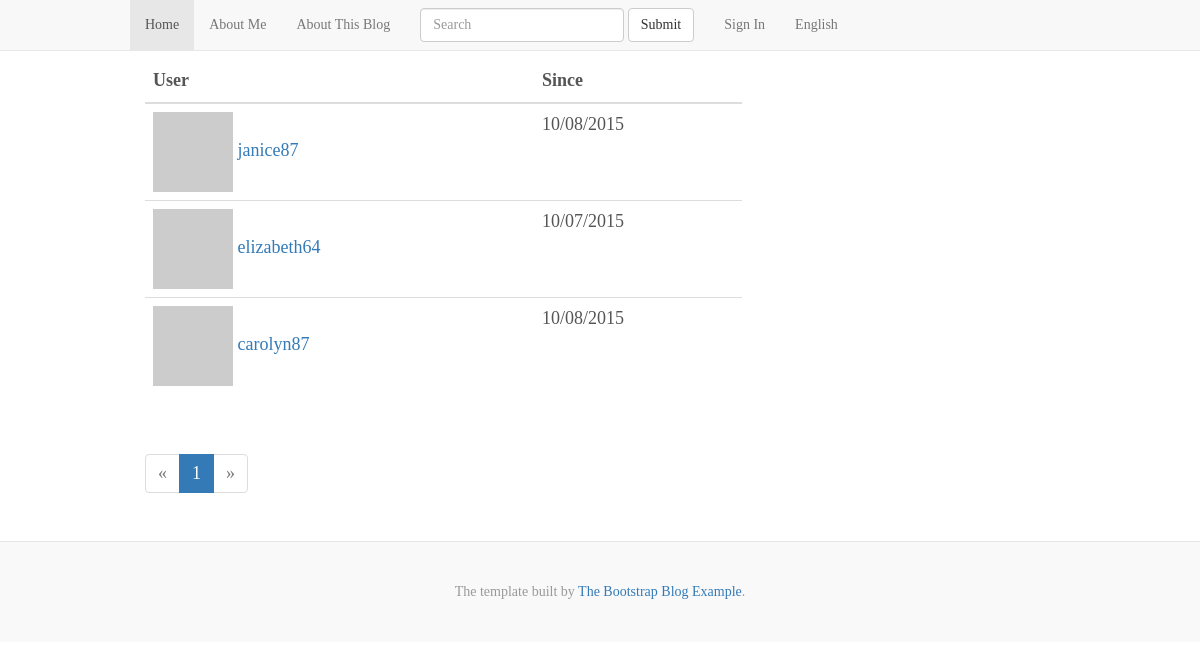
Screenshot of /followed_by/sguzch with the database file from the repository.
### app/models.py (models this page shows, shortened)
class User(UserMixin, db.Model):
    __tablename__ = 'users'
    id = db.Column(db.Integer, primary_key=True)
    email = db.Column(db.String(64), unique=True, index=True)
    username = db.Column(db.String(64), unique=True, index=True)
    password_hash = db.Column(db.String(128))
    role_id = db.Column(db.Integer, db.ForeignKey('roles.id'))
    confirmed = db.Column(db.Boolean, default=False)
    name = db.Column(db.String(64))
    location = db.Column(db.String(64))
    about_me = db.Column(db.Text())
    member_since = db.Column(db.DateTime(), default=datetime.utcnow)
    last_seen = db.Column(db.DateTime(), default=datetime.utcnow)
    avatar_hash = db.Column(db.String(32))
    posts = db.relationship('Post', backref='author', lazy='dynamic')
    followed = db.relationship('Follow',
                               foreign_keys=[Follow.follower_id],
			       backref=db.backref('follower', lazy='joined'),
			       lazy='dynamic',
			       cascade='all, delete-orphan')
    followers = db.relationship('Follow',
                                foreign_keys=[Follow.followed_id],
				backref=db.backref('followed', lazy='joined'),
				lazy='dynamic',
				cascade='all, delete-orphan')
    comments = db.relationship('Comment', backref='author', lazy='dynamic')
    @property
    def password(self):
        raise AttributeError('password is not a readable attribute')
    def gravatar(self, size=100, default='identicon', rating='g'):
        if request.is_secure:
	    url = 'https://secure.gravatar.com/avatar'
	else:
	    url = 'http://www.gravatar.com/avatar'
	hash = hashlib.md5(self.email.encode('utf-8')).hexdigest()
	return '{url}/{hash}?s={size}&d={default}&r={rating}'.format(
	    url=url, hash=hash, size=size, default=default, rating=rating)

class Follow(db.Model):
    __table__name ='follows'
    follower_id = db.Column(db.Integer, db.ForeignKey('users.id'),
                            primary_key=True)
    followed_id = db.Column(db.Integer, db.ForeignKey('users.id'),
                            primary_key=True)
    timestamp = db.Column(db.DateTime, default=datetime.utcnow)

### app/main/views.py (the view)
@main.route('/followed_by/<username>')
def followed_by(username):
    user = User.query.filter_by(username=username).first()
    if user is None:
        flash('Invalid user.')
	return redirect(url_for('.index'))
    page = request.args.get('page', 1, type=int)
    pagination = user.followed.paginate(
        page, per_page=current_app.config['FLASKY_FOLLOWERS_PER_PAGE'],
	error_out=False)
    follows=[{'user': item.followed, 'timestamp': item.timestamp}
             for item in pagination.items]
    return render_template('followers.html', user=user, title="Followed by",
                           endpoint='.followed_by', pagination=pagination,
			   follows=follows)

### app/auth/views.py (called while the page is built)
@auth.before_app_request
def before_request():
    if current_user.is_authenticated():
        current_user.ping()
        if not current_user.confirmed \
	        and request.endpoint[:5] != 'auth.':
	    return redirect(url_for('auth.unconfirmed'))

### app/main/__init__.py (called while the page is built)
@main.app_context_processor
def inject_permissions():
    return dict(Permission=Permission)

### app/templates/followers.html (shortened to what this page needs)
{% extends "base.html" %}
{% import "_macros.html" as macros %}
{% block body %}
  {% block navbar %}
    {{ super() }}
  {% endblock %}
  {% block content %}
    <div class="container">
        <div class="col-sm-8 blog-main">
    <table class="table table-hover followers">
      <thead><tr><th>User</th><th>Since</th></tr></thead>
      {% for follow in follows %}
      <tr>
        <td>
	  <a href="{{ url_for('.user', username = follow.user.username) }}">
	    <img class="img-round" src="{{ follow.user.gravatar(size=32) }}">
	    {{ follow.user.username }}
	  </a>
	</td>
        <td>{{ moment(follow.timestamp).format('L') }}</td>
      </tr>
      {% endfor %}
    </table>
    <div class="pagination">
      {{ macros.pagination_widget(pagination, endpoint, username=user.username) }}
    </div>
        </div>
    </div>
    {% endblock content %}
    {% block foot %}
      {{ super() }}
    {% endblock %}
{% endblock %}

### app/static/blog.css (style rules this page uses)
body { font-family: Georgia, "Times New Roman", Times, serif; padding-top: 60px; color: #555; }
@media (min-width: 1200px) { .container { width: 970px; } }
.blog-main { font-size: 18px; line-height: 1.5; }

### rows the page displays
User: user.username "janice87"
Follow: timestamp "10/08/2015"
User: user.username "elizabeth64"
Follow: timestamp "10/07/2015"
User: user.username "carolyn87"
Follow: timestamp "10/08/2015"

### other values shown
{{ p }} "1"
